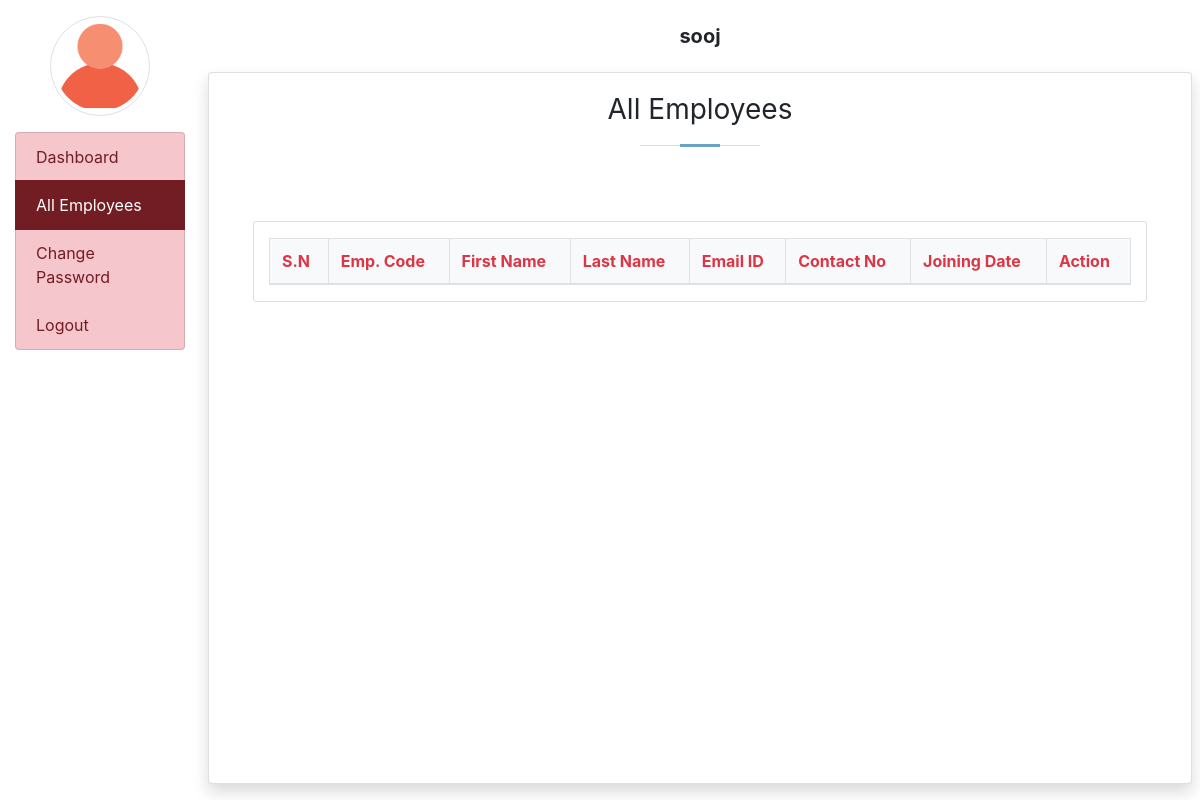
The app's page /all_employee/ (signed in), older data.
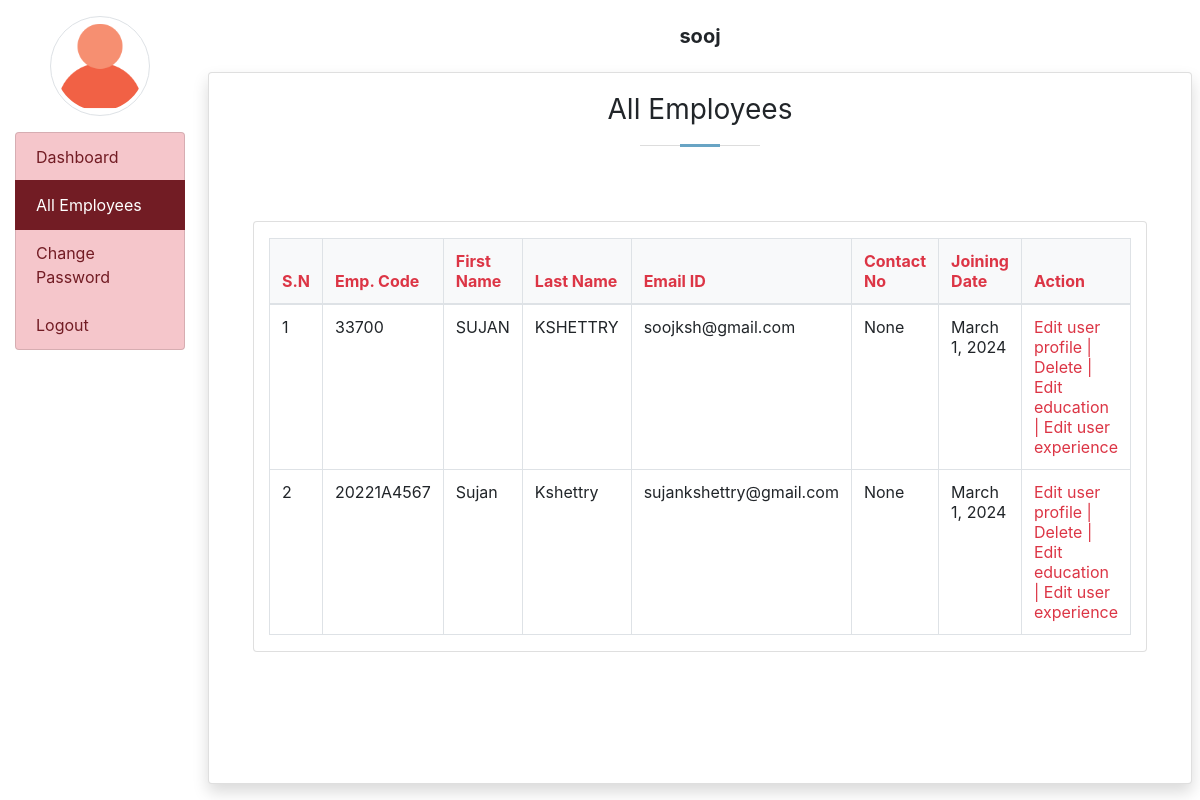
The same page, newer data.
### employee/models.py (models this page shows, shortened)
class EmployeeDetail(models.Model):
    user = models.ForeignKey(User, on_delete=models.CASCADE)
    empcode = models.CharField(max_length=50)
    empdept = models.CharField(max_length=100, null=True)
    designation = models.CharField(max_length=100, null=True)
    contact = models.CharField(max_length=15, null=True)
    gender = models.CharField(max_length=50, null=True)
    joiningdate = models.DateField(auto_now_add=True, null=True)

### employee/views.py (the view)
# urls.py: path('all_employee/', all_employee, name="all_employee"),
def all_employee(request):
    if not request.user.is_authenticated:
        return redirect('admin_login')
    employee = EmployeeDetail.objects.all()
    return render(request, 'all_employee.html',locals())

### employee/templates/all_employee.html
{% extends 'admin_base.html' %}
{% block main %}
<div class="section-title">
    <h2>All Employees</h2>
</div>
<div class= "card m-4">
        <div class="container-fluid pt-3">
            <table id ="example" class="table table-bordered table-hover">
                <thead class="text-danger bg-light">
                    <tr>
                        <th>S.N</th>
                        <th>Emp. Code</th>
                        <th>First Name</th>
                        <th>Last Name</th>
                        <th>Email ID</th>
                        <th>Contact No</th>
                        <th>Joining Date</th>
                        <th>Action</th>
                    </tr>
                </thead>
                <tbody>
                    {% for emp in employee %}
                    <tr>
                        <td>{{forloop.counter}}</td>
                        <td>{{emp.empcode}}</td>
                        <td>{{emp.user.first_name}}</td>
                        <td>{{emp.user.last_name}}</td>
                        <td>{{emp.user.username}}</td>
                        <td>{{emp.contact}}</td>
                        <td>{{emp.joiningdate}}</td>
                        <td><a href="{%url 'edit_profile' emp.id %}" class="text-danger">Edit user profile |</a>
                            <a href="{%url 'delete_employee' emp.user.id %}" class="text-danger" onclick="return confirm('Are you sure?')">Delete |</a>
                            <a href="{%url 'edit_education' emp.user.id %}" class="text-danger">Edit education |</a>
                            <a href="{%url 'edit_userexperience' emp.user.id %}" class="text-danger">Edit user experience</a>
                        </td>
                    </tr>
                    {% endfor %}
                </tbody>
            </table>
        </div>
</div>
{% endblock main %}

### employee/templates/admin_base.html (shortened to what this page needs)
<html>
    <head>
{% load static %}
  <link rel="stylesheet" href="https://cdn.jsdelivr.net/npm/bootstrap@4.6.2/dist/css/bootstrap.min.css">
  <link rel="stylesheet" href="{% static 'css/style.css' %}">
  <link rel="stylesheet" href="https://maxcdn.bootstrapcdn.com/bootstrap/4.0.0/css/bootstrap.min.css">
<link rel="stylesheet" href="https://use.fontawesome.com/releases/v5.7.0/css/all.css">
<link rel="stylesheet" href="https://cdn.datatables.net/1.13.5/css/jquery.dataTables.min.css">
<link rel="stylesheet" href="https://cdn.datatables.net/buttons/2.4.1/css/buttons.dataTables.min.css">
</head>
<body class="container-fluid">
    <div class="row">
        <div class="col-sm-2">
           <center> <img src="{% static 'images/admin-red.png' %}" width='100' height='100' class="img-thumbnail rounded-circle my-3"></center>
           <div class="list-group">
            <a href="{%url 'admin_home'%}" class ="list-group-item list-group-item-danger list-group-item-action {% if request.path == '/admin_home/' %} active {% endif %}">Dashboard</a>
            <a href="{%url 'all_employee'%}" class ="list-group-item list-group-item-danger list-group-item-action {% if request.path == '/all_employee/' %} active {% endif %}">All Employees</a>
            <a href="{%url 'change_passwordadmin'%}" class ="list-group-item list-group-item-danger list-group-item-action {% if request.path == '/change_passwordadmin/' %} active {% endif %}">Change Password</a>
            <a href="{% url 'logout' %}" class ="list-group-item list-group-item-danger list-group-item-action">Logout</a>
           </div>
        </div>
        <div class="col-sm-10 p-0">
            <div class="container-fluid p-2">
                <h5 class ='text-center p-3 font-weight-bold'>
                    {{request.user}}
                </h5>
                <div class="card shadow" style="min-height:89vh">
                    <div class="card-body">
                        {% block main %}
                        {% endblock main %}
                    </div>
                </div>
            </div>
        </div>
    </div>
</body>
</html>

### employee/static/css/style.css (style rules this page uses)
body { font-family: "Open Sans", sans-serif; color: #444; }
a { color: #4fa6d5; text-decoration: none; }
h1, h2, h3, h4, h5, h6, .font-primary { font-family: "Roboto", sans-serif; }
.section-title { text-align: center; padding-bottom: 30px; }
.section-title h2 { font-size: 28px; font-weight: 400; margin-bottom: 20px; padding-bottom: 20px; position: relative; }
.section-title h2::before { content: ""; position: absolute; display: block; width: 120px; height: 1px; background: #ddd; bottom: 1px; left: calc(50% - 60px); }
.section-title h2::after { content: ""; position: absolute; display: block; width: 40px; height: 3px; background: #68A4C4; bottom: 0; left: calc(50% - 20px); }

Row changes from the older to the newer data that the page shows:
added EmployeeDetail: empcode "33700", user.first_name "SUJAN", user.last_name "KSHETTRY", user.username "soojksh@gmail.com", contact "None", joiningdate "March 1, 2024"
added EmployeeDetail: empcode "20221A4567", user.first_name "Sujan", user.last_name "Kshettry", user.username "sujankshettry@gmail.com", contact "None", joiningdate "March 1, 2024"
